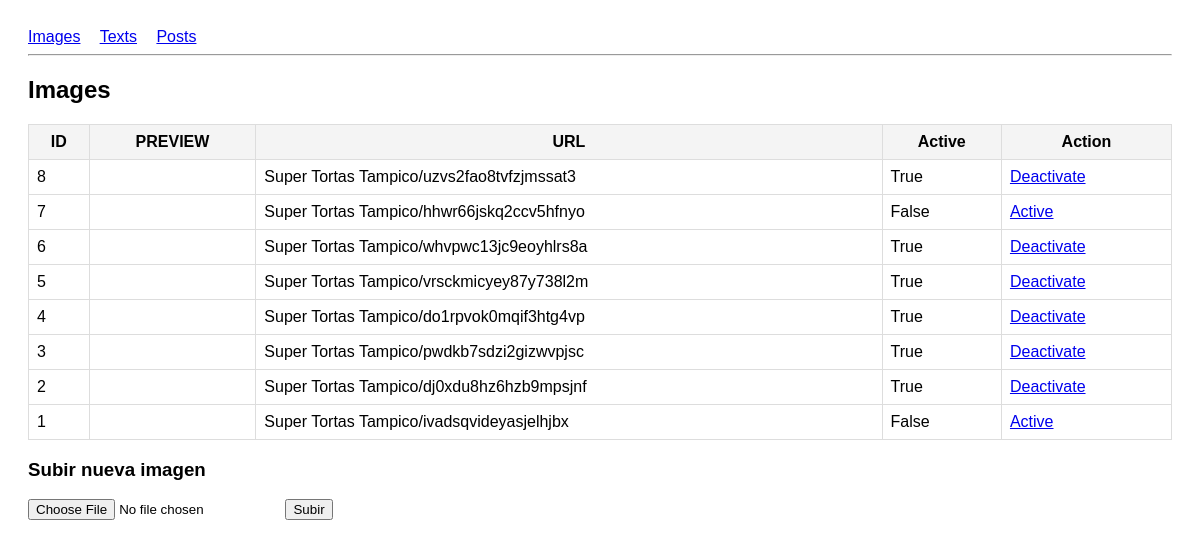
Screenshot of /admin/images/ with the database file from the repository.
### models/image.py (models this page shows, shortened)
class Image(db.Model):
    __tablename__ = "images"
    id         = db.Column(db.Integer, primary_key=True)
    public_id  = db.Column(db.String(255), nullable=False)
    url        = db.Column(db.Text, nullable=False)
    status     = db.Column(db.Boolean, default=True)
    created_at = db.Column(db.DateTime, server_default=db.func.now())

### admin/images.py (the view)
@admin_images.route("/")
def index():
    images = Image.query.order_by(Image.created_at.desc()).all()
    return render_template("admin/images.html", images=images)

### templates/admin/images.html (shortened to what this page needs)
{% extends "admin/layout.html" %}
{% block content %}
<h2>Images</h2>
<table>
  <tr>
    <th>ID</th>
    <th>PREVIEW</th>
    <th>URL</th>
    <th>Active</th>
    <th>Action</th>
  </tr>
  {% for img in images %}
  <tr>
    <td>{{ img.id }}</td>
    <td>
    </td>
    <td>{{ img.public_id }}</td>
    <td>{{ img.status }}</td>
    <td>
      <a href="/admin/images/{{ img.id }}/toggle">
        {{ "Deactivate" if img.status else "Active" }}
      </a>
    </td>
  </tr>
  {% endfor %}
</table>
<h3>Subir nueva imagen</h3>
<form action="/admin/images/upload" method="POST" enctype="multipart/form-data">
  <input type="file" name="image" required>
  <button type="submit">Subir</button>
</form>
{% endblock %}

### templates/admin/layout.html (shortened to what this page needs)
<!DOCTYPE html>
<html>
<head>
</head>
<body>
  <nav>
    <a href="/admin/images">Images</a>
    <a href="/admin/texts">Texts</a>
    <a href="/admin/posts">Posts</a>
  </nav>
  <hr>
  {% block content %}{% endblock %}
</body>
</html>

### templates/admin/layout.html (style rules this page uses)
body { font-family: Arial; padding: 20px; }
nav a { margin-right: 15px; }
table { border-collapse: collapse; width: 100%; }
th, td { border: 1px solid #ddd; padding: 8px; }
th { background: #f4f4f4; }

### rows the page displays
Image: id "8", public_id "Super Tortas Tampico/uzvs2fao8tvfzjmssat3", status "True", status "Deactivate"
Image: id "7", public_id "Super Tortas Tampico/hhwr66jskq2ccv5hfnyo", status "False", status "Active"
Image: id "6", public_id "Super Tortas Tampico/whvpwc13jc9eoyhlrs8a", status "True", status "Deactivate"
Image: id "5", public_id "Super Tortas Tampico/vrsckmicyey87y738l2m", status "True", status "Deactivate"
Image: id "4", public_id "Super Tortas Tampico/do1rpvok0mqif3htg4vp", status "True", status "Deactivate"
Image: id "3", public_id "Super Tortas Tampico/pwdkb7sdzi2gizwvpjsc", status "True", status "Deactivate"
Image: id "2", public_id "Super Tortas Tampico/dj0xdu8hz6hzb9mpsjnf", status "True", status "Deactivate"
Image: id "1", public_id "Super Tortas Tampico/ivadsqvideyasjelhjbx", status "False", status "Active"
